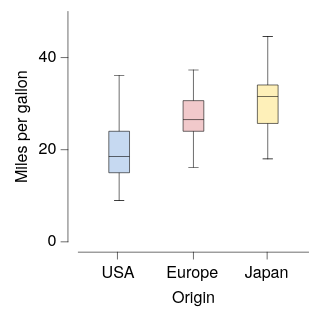

The Vega-Lite source for this figure:
### Vega-Lite specification from a JSON file in a GitHub repository (floating-point values rounded to 4 significant figures; data arrays with more than 128 entries replaced by an {"elided": "..."} marker saying what was removed)
{"background": null, "config": {"arc": {"fill": "#DBDBDB", "fillOpacity": 1.0, "innerRadius": 25.0, "padAngle": 0.03, "stroke": "black", "strokeOpacity": 1, "strokeWidth": 0.25}, "area": {"fill": "#DBDBDB", "fillOpacity": 1.0, "stroke": "black", "strokeOpacity": 1, "strokeWidth": 0.25}, "axis": {"domain": true, "domainCap": "round", "domainColor": "black", "domainWidth": 0.25, "grid": false, "gridCap": "round", "gridColor": "#F1F1F1", "gridDash": [0, 0], "gridOpacity": 1.0, "gridWidth": 0.25, "labelColor": "black", "labelFont": "HelveticaNeue", "labelFontSize": 7, "labelFontStyle": "normal", "labelFontWeight": 400, "offset": 4.5, "ticks": true, "tickCap": "round", "tickColor": "black", "tickSize": 3, "tickWidth": 0.25, "titleColor": "black", "titleFont": "HelveticaNeue", "titleFontSize": 7, "titleFontStyle": "normal", "titleFontWeight": 400}, "axisX": {"domain": true, "labelAlign": "center", "labelAngle": 0, "labels": true, "ticks": true, "translate": 0}, "axisY": {"domain": true, "labelAlign": "right", "labelAngle": 0, "labels": true, "ticks": true, "translate": 0}, "axisRight": {"domain": true, "labelAlign": "left", "labelAngle": 0, "labels": true, "ticks": true, "translate": 0}, "axisTop": {"domain": true, "labelAlign": "center", "labelAngle": 0, "labels": true, "ticks": true, "translate": 0}, "bar": {"fill": "#DBDBDB", "fillOpacity": 1.0, "stroke": "black", "strokeOpacity": 1, "strokeWidth": 0.25}, "boxplot": {"size": 9.0, "ticks": {"cornerRadius": 0.25, "fill": "black", "size": 4.5, "thickness": 0.25}, "box": {"fillOpacity": 1.0, "stroke": "black", "strokeOpacity": 1, "strokeWidth": 0.25}, "median": {"fill": "black", "fillOpacity": 1.0, "size": 9.0, "thickness": 0.25}, "rule": {"fill": "black", "fillOpacity": 1.0, "size": 10.0, "stroke": "black", "strokeDash": [0, 0], "strokeOpacity": 1, "strokeWidth": 0.25}, "outliers": {"color": "black", "fill": "black", "fillOpacity": 1.0, "size": 0, "stroke": "black", "strokeOpacity": 1, "strokeWidth": 0.25}}, "circle": {"fill": "black", "fillOpacity": 1.0, "size": 0.5, "stroke": "black", "strokeOpacity": 1, "strokeWidth": 0.25}, "errorband": {"band": {"fillOpacity": 0.6, "stroke": null, "strokeWidth": 0.25, "strokeOpacity": 1}, "borders": {"opacity": 0, "strokeOpacity": 0.25, "strokeWidth": 1}}, "errorbar": {"opacity": 1, "rule": {"strokeDash": [0, 0], "strokeWidth": 0.5}, "ticks": {"color": "black", "cornerRadius": 0.25, "opacity": 1, "size": 6.0, "thickness": 0.5}, "thickness": 0.5}, "font": "HelveticaNeue", "geoshape": {"fill": "#DBDBDB", "fillOpacity": 1.0, "stroke": "black", "strokeOpacity": 1, "strokeWidth": 0.25}, "header": {"labelColor": "black", "labelFont": "HelveticaNeue", "labelFontSize": 7, "labelFontStyle": "normal", "labelFontWeight": 400, "titleColor": "black", "titleFont": "HelveticaNeue", "titleFontSize": 7, "titleFontStyle": "normal", "titleFontWeight": 400, "titlePadding": 0}, "legend": {"disable": false, "offset": 4.5, "gradientLength": 50.0, "gradientThickness": 5.0, "gradientOpacity": 1.0, "gradientStrokeColor": "black", "gradientStrokeWidth": 0.25, "labelColor": "black", "labelFont": "HelveticaNeue", "labelFontSize": 7, "labelFontStyle": "normal", "labelFontWeight": 400, "strokeColor": "black", "strokeWidth": 0, "symbolSize": 42, "symbolStrokeColor": "black", "symbolStrokeWidth": 0.25, "titleColor": "black", "titleFont": "HelveticaNeue", "titleFontSize": 7, "titleFontStyle": "normal", "titleFontWeight": 400}, "line": {"color": "black", "stroke": "black", "strokeCap": "round", "strokeDash": [0, 0], "strokeOpacity": 1, "strokeWidth": 0.375}, "point": {"filled": true, "fill": "#DBDBDB", "fillOpacity": 1.0, "size": 5.0, "stroke": "black", "strokeOpacity": 1, "strokeWidth": 0.25}, "range": {"category": ["#C6D9F1", "#F1C9CB", "#FEF0B9", "#CEE37A", "#7AA8E0", "#E589A3", "#FDDD5D", "#68B961", "#4177B1", "#C35082", "#E5C227", "#438156"], "diverging": {"scheme": ["#C35082", "#CE6D94", "#D989A7", "#E2A4BA", "#EABFCE", "#F1DBE2", "#F6F6F6", "#D7E0EB", "#B9CBE0", "#9BB6D5", "#7DA1C9", "#5F8CBD", "#4177B1"]}, "heatmap": {"scheme": ["#DFE9F7", "#C6D9F1", "#ADC8EC", "#94B8E6", "#7AA8E0", "#6097DA", "#4D87CA", "#4177B1", "#386898", "#2F597F", "#264A69", "#1D3A58"]}, "ordinal": {"scheme": ["#F1F1F1", "#DBDBDB", "#C6C6C6", "#B2B2B2", "#9D9D9D", "#898989", "#767676", "#636363", "#515151", "#404040", "#2F2F2F", "#1F1F1F"]}, "ramp": {"scheme": ["#DFE9F7", "#C6D9F1", "#ADC8EC", "#94B8E6", "#7AA8E0", "#6097DA", "#4D87CA", "#4177B1", "#386898", "#2F597F", "#264A69", "#1D3A58"]}}, "rule": {"color": "black", "stroke": "black", "strokeCap": "round", "strokeDash": [2, 2], "strokeOpacity": 1, "strokeWidth": 0.25}, "scale": {"bandPaddingInner": 0.1, "bandPaddingOuter": 0.1, "round": false}, "rect": {"fill": "#DBDBDB", "fillOpacity": 1.0, "stroke": "black", "strokeOpacity": 1, "strokeWidth": 0.25}, "square": {"fill": "#DBDBDB", "fillOpacity": 1.0, "size": 10.0, "stroke": "black", "strokeOpacity": 1, "strokeWidth": 0.25}, "text": {"color": "black", "font": "HelveticaNeue", "fontSize": 7, "fontStyle": "normal", "fontWeight": 400}, "title": {"anchor": "middle", "frame": "group", "color": "black", "font": "HelveticaNeue", "fontSize": 7, "fontStyle": "normal", "fontWeight": 400, "subtitleColor": "black", "subtitleFont": "HelveticaNeue", "subtitleFontSize": "HelveticaNeue", "subtitleFontStyle": "normal", "subtitleFontWeight": 400}, "view": {"continuousWidth": 100, "continuousHeight": 100, "discreteWidth": 100, "discreteHeight": 100, "fill": null, "stroke": null, "strokeWidth": 0.25}}, "data": {"name": "data-84942684f44a0939f6e50b33ec91a880"}, "mark": {"type": "boxplot"}, "encoding": {"color": {"field": "Origin", "legend": null, "sort": ["USA", "Europe", "Japan"], "type": "nominal"}, "x": {"field": "Origin", "sort": ["USA", "Europe", "Japan"], "title": "Origin", "type": "nominal"}, "y": {"field": "Miles_per_Gallon", "title": "Miles per gallon", "type": "quantitative"}}, "$schema": "https://vega.github.io/schema/vega-lite/v6.4.1.json", "datasets": {"data-84942684f44a0939f6e50b33ec91a880": {"elided": "398 records"}}}
